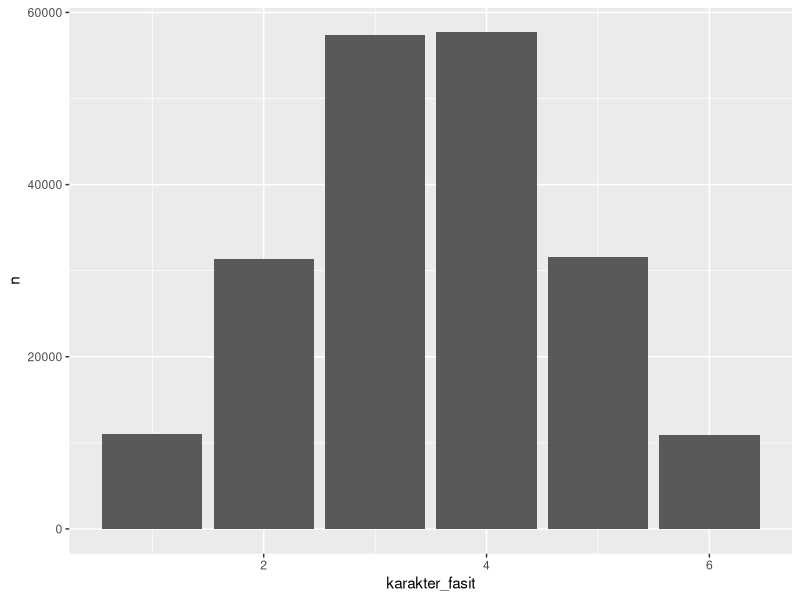
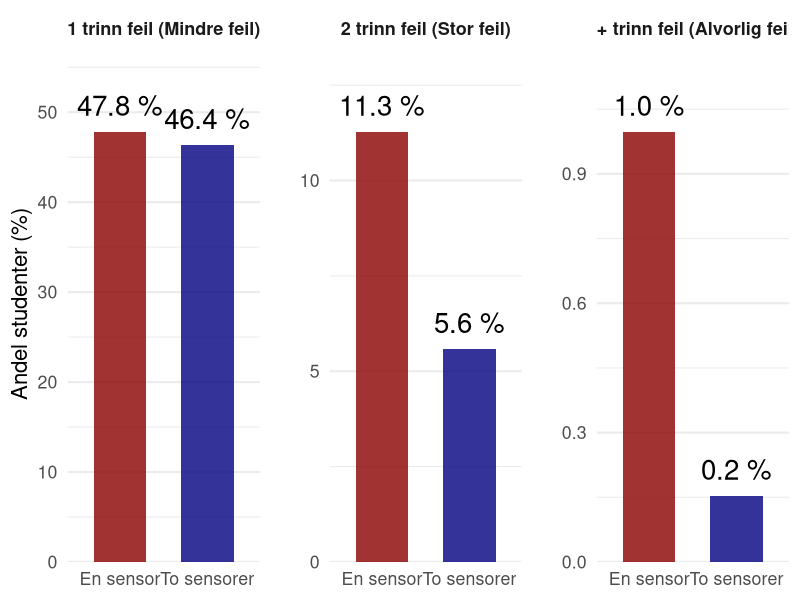

These figures' R source, in order:
# Last inn nødvendige pakker
library(tidyverse)

# 1. Sett parametere for simuleringen
set.seed(42)        # For at simuleringen skal gi samme resultat hver gang
n_studenter <- 200000 # Stort antall for å få stabile prosentandeler
reliabilitet <- 0.5 # Gitt at vi bruker standard normalfordeling (SD=1) for sannhet, 
                    # betyr reliabilitet på 0.5 at støyen også må ha SD=1.

# 2. Simuler data
dat <- tibble(
  # Sann ferdighet (fasit)
  sannhet = rnorm(n_studenter, mean = 0, sd = 1),
  
  # Støy fra sensor 1 og 2
  stoy1 = rnorm(n_studenter, mean = 0, sd = 1),
  stoy2 = rnorm(n_studenter, mean = 0, sd = 1)
) |> 
  mutate(
    # Kontinuerlig signal + støy
    sensor1_kont = sannhet + stoy1,
    sensor2_kont = sannhet + stoy2,
    
    # Kompromisset mellom to sensorer (gjennomsnitt)
    to_sensorer_kont = (sensor1_kont + sensor2_kont) / 2
  )

# 3. Funksjon for å "binne" kontinuerlige verdier inn i karakterer (1=F, 6=A)
# Vi bruker scale() for å standardisere fordelingen før vi kutter. 
# Dette simulerer at sensorer "kalibrerer" seg etter nivået på bunken.
kutt_til_karakter <- function(x) {
  z <- scale(x) |> as.numeric()
  # Symmetriske kuttpunkter med nøyaktig 0.8 standardavviks bredde
  kutt <- c(-Inf, -1.6, -0.8, 0, 0.8, 1.6, Inf) 
  as.numeric(cut(z, breaks = kutt, labels = 1:6))
}

# 4. Gjør om til A-F karakterer og beregn diskrepans
dat <- dat |> 
  mutate(
    karakter_fasit = kutt_til_karakter(sannhet),
    karakter_1sensor = kutt_til_karakter(sensor1_kont),
    karakter_2sensorer = kutt_til_karakter(to_sensorer_kont)
  ) %>%
  mutate(
    # Beregn absolutt feil (antall karaktertrinn feil)
    feil_1sensor = abs(karakter_fasit - karakter_1sensor),
    feil_2sensorer = abs(karakter_fasit - karakter_2sensorer)
  )

# 5. Kategoriser feilene for plotting
kategoriser_feil <- function(feil) {
  case_when(
    feil == 0 ~ "0 (Korrekt)",
    feil == 1 ~ "1 trinn feil (Mindre feil)",
    feil == 2 ~ "2 trinn feil (Stor feil)",
    feil >= 3 ~ "3+ trinn feil (Alvorlig feil)"
  )
}

# Omstrukturer data for ggplot
plot_data <- dat %>%
  select(feil_1sensor, feil_2sensorer) %>%
  pivot_longer(cols = everything(), names_to = "scenario", values_to = "antall_feil") %>%
  mutate(
    scenario = if_else(scenario == "feil_1sensor", "En sensor", "To sensorer"),
    feil_kat = kategoriser_feil(antall_feil)
  ) |> 
  count(scenario, feil_kat) |> 
  group_by(scenario) %>%
  mutate(
    prosent = (n / sum(n)) * 100 # Regn ut prosentandel
  ) |> 
  ungroup() |> 
  # Vi fjerner de som fikk korrekt karakter, for å fokusere på ulempene/feilene i grafen
  filter(feil_kat != "0 (Korrekt)")

# Sjekk fasit fordeling
dat |> 
  count(karakter_fasit) |> 
  ggplot(aes(karakter_fasit,n)) + 
  geom_col()

# 6. Lag plottet
ggplot(plot_data, aes(x = scenario, y = prosent, fill = scenario)) +
  geom_col(width = 0.6,alpha = .8) +
  # Legg til tekst på toppen av søylene for nøyaktighet
  geom_text(aes(label = sprintf("%.1f %%", prosent)), 
            vjust = -0.8, size = 7) +
  # Del opp i tre paneler basert på alvorlighetsgrad, fristill y-aksen for å se relativ økning
  facet_wrap(~ feil_kat, scales = "free_y") +
  scale_fill_manual(values = c("En sensor" = "red4", "To sensorer" = "navyblue")) +
  # Utvid y-aksen litt på toppen for at teksten ikke skal kuttes
  scale_y_continuous(expand = expansion(mult = c(0, 0.2))) + 
  labs(
    x = NULL, # Fjerner x-akse-tittel da "En/To sensorer" er selvforklarende
    y = "Andel studenter (%)"
  ) +
  theme_minimal(base_size = 16) +
  theme(
    legend.position = "none", # Trenger ikke legend når x-aksen sier det samme
    plot.title = element_text(face = "bold"),
    strip.text = element_text(face = "bold", size = 13), # Tydelige overskrifter på panelene
    panel.grid.major.x = element_blank(),
    panel.spacing = unit(2, "lines") # Litt mer luft mellom panelene
  )

